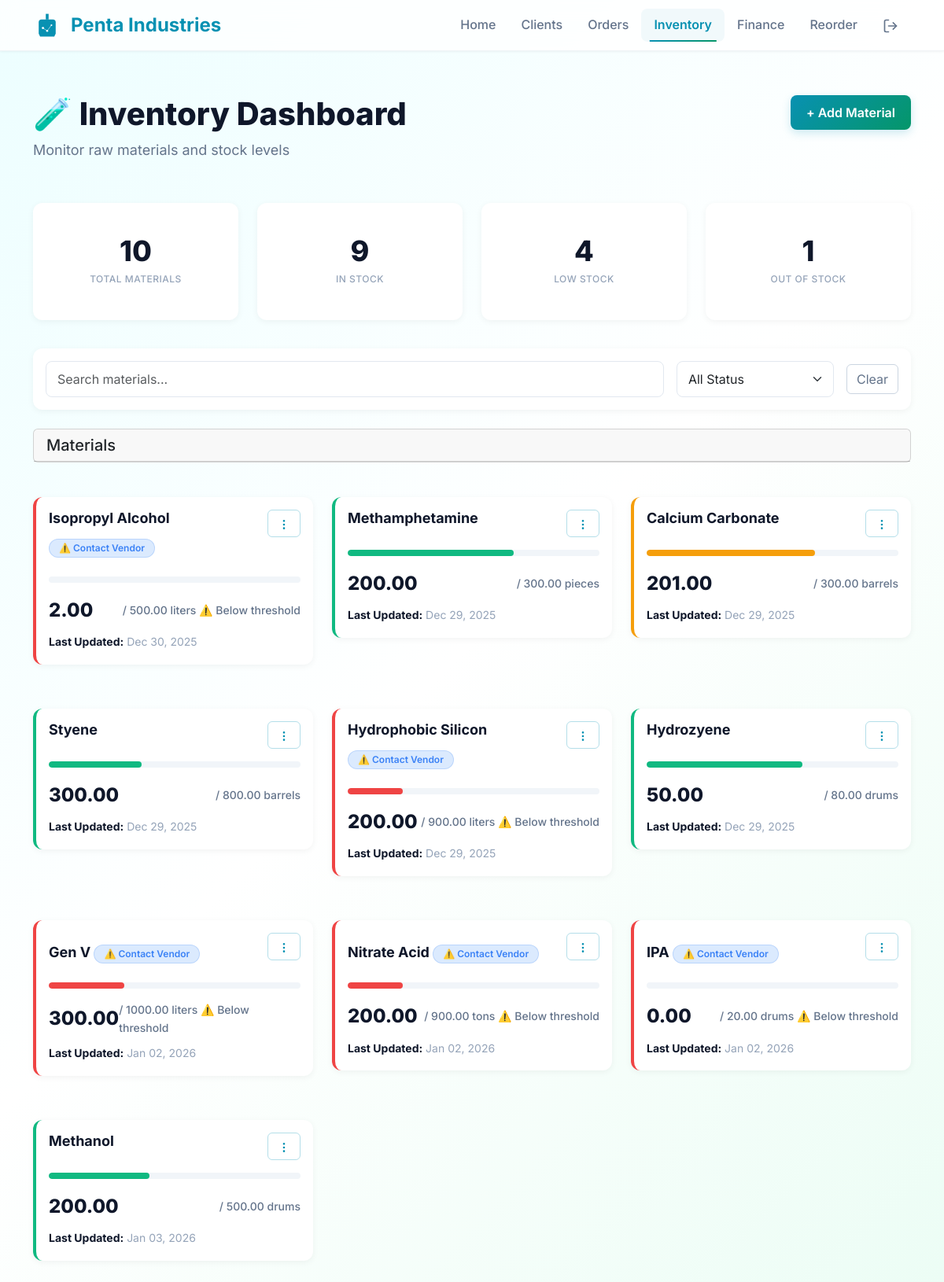
Before: /inventory/ (signed in) with the older database file.
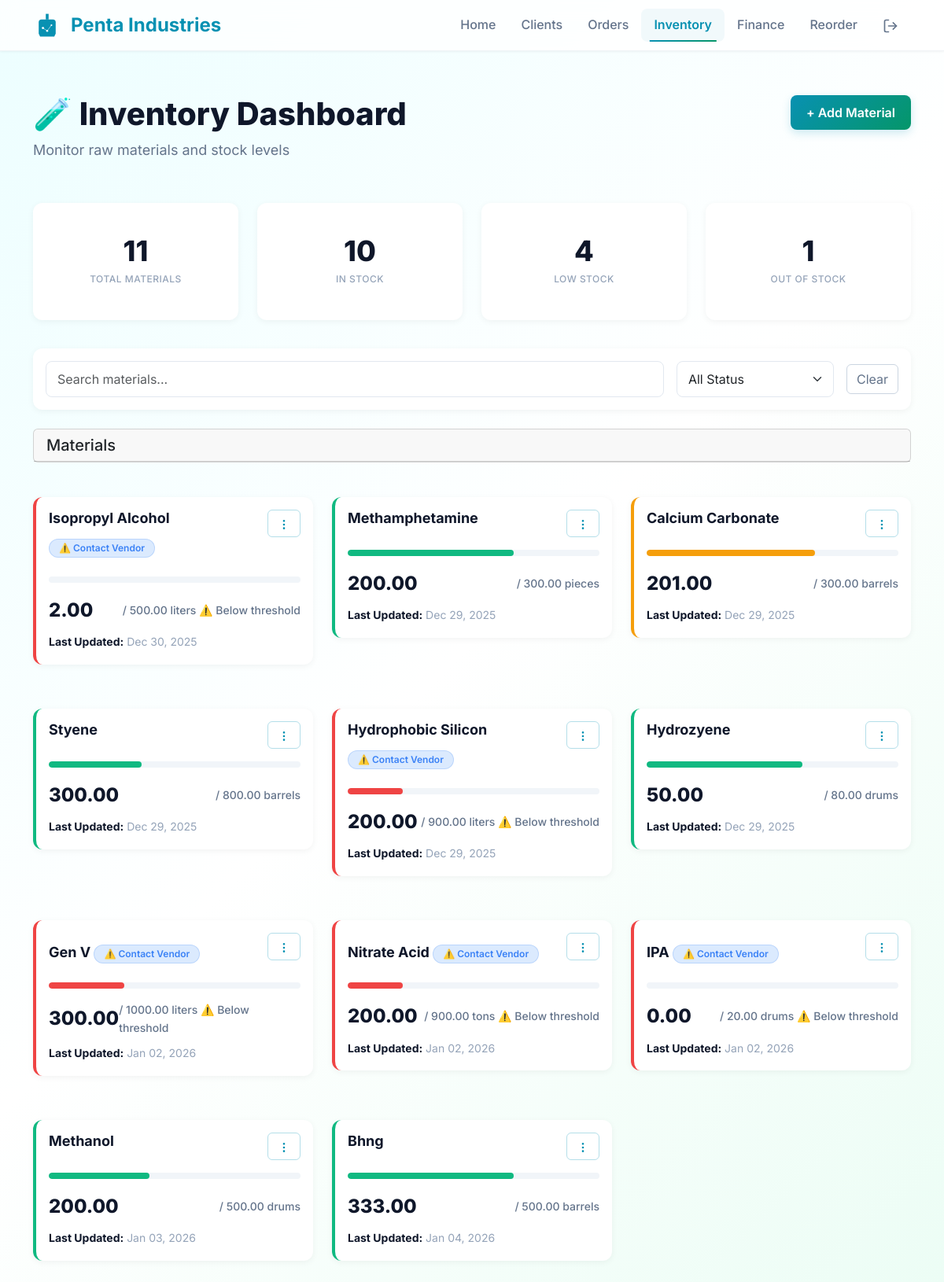
After: the same page with the newer database file.
### core/models.py (models this page shows, shortened)
class Material(models.Model):
    name = models.CharField(max_length=200)
    description = models.TextField(blank=True)
    reorder_level = models.DecimalField(max_digits=10, decimal_places=2, default=50.00)
    quantity = models.DecimalField(max_digits=10, decimal_places=2)
    unit = models.CharField(max_length=20, default='kg')
    max_quantity = models.DecimalField(max_digits=10, decimal_places=2, default=1000.00)
    threshold = models.DecimalField(max_digits=10, decimal_places=2, default=100.00)
    vendors = models.ManyToManyField('Vendor', related_name='materials', blank=True)
    last_updated = models.DateField(auto_now=True)  # ← Use DateField, not DateTimeField
    created_at = models.DateField(auto_now_add=True)  # ← Use DateField, not DateTimeField

### core/views.py (the view, shortened to what this page needs)
# urls.py: path('inventory/', views.inventory_dashboard, name='inventory_dashboard'),
@login_required
def inventory_dashboard(request):
    materials = Material.objects.all()
    search_query = request.GET.get('search')
    status_filter = request.GET.get('status')
    if search_query:
        materials = materials.filter(name__icontains=search_query)
    if status_filter == 'out_of_stock':
        materials = materials.filter(quantity=0)
    elif status_filter == 'low_stock':
        materials = materials.filter(quantity__gt=0, quantity__lt=F('threshold'))
    elif status_filter == 'in_stock':
        materials = materials.filter(quantity__gt=0)
    all_materials = Material.objects.all()
    total_materials = all_materials.count()
    out_of_stock = all_materials.filter(quantity=0).count()
    in_stock = all_materials.filter(quantity__gt=0).count()
    low_stock = all_materials.filter(quantity__gt=0, quantity__lt=F('threshold')).count()
    for mat in materials:
        q = mat.quantity
        t = mat.threshold
        if q <= 0:
            mat.status = 'danger'
        elif q <= t:
            mat.status = 'danger'  # or 'warning' if you prefer
        elif q < t * Decimal('1.5'):
            mat.status = 'warning'
        else:
            mat.status = 'fill'
        max_q = max(mat.max_quantity, Decimal('1'))
        mat.bar_width = min(100, int((q / max_q) * 100))
        mat.bar_class = mat.status
        mat.show_warning = q < t
    context = {
        'materials': materials,
        'total_materials': total_materials,
        'in_stock': in_stock,
        'low_stock': low_stock,
        'out_of_stock': out_of_stock,
    }
    return render(request, 'inventory.html', context)

### templates/inventory.html (shortened to what the changed rows need)
{% load static %}
{% load math_extras %}
<!DOCTYPE html>
<html lang="en">
<head>
  <link href="https://cdn.jsdelivr.net/npm/bootstrap@5.3.2/dist/css/bootstrap.min.css" rel="stylesheet">
  <link href="{% static 'css/inventory-dashboard.css' %}" rel="stylesheet">
</head>
<body>
  <div class="container mt-4">
    <div class="d-flex justify-content-between align-items-start mb-4">
      <div>
        <h1 class="display-5 fw-bold">🧪 Inventory Dashboard</h1>
      </div>
    </div>
    <div class="row g-3 mb-4">
      <div class="col-md-3">
        <div class="card stat-card border-top border-4 border-primary">
          <div class="card-body text-center">
            <h2 class="mb-0">{{ total_materials }}</h2>
            <small class="text-muted">Total Materials</small>
          </div>
        </div>
      </div>
      <div class="col-md-3">
        <div class="card stat-card border-top border-4 border-success">
          <div class="card-body text-center">
            <h2 class="mb-0">{{ in_stock }}</h2>
            <small class="text-muted">In Stock</small>
          </div>
        </div>
      </div>
      <div class="col-md-3">
        <div class="card stat-card border-top border-4 border-warning">
          <div class="card-body text-center">
            <h2 class="mb-0">{{ low_stock }}</h2>
          </div>
        </div>
      </div>
      <div class="col-md-3">
        <div class="card stat-card border-top border-4 border-danger">
          <div class="card-body text-center">
            <h2 class="mb-0">{{ out_of_stock }}</h2>
          </div>
        </div>
      </div>
    </div>
    <div class="row g-3">
      {% for material in materials %}
      <div class="col-md-4">
        <div class="card inventory-card {{ material.status }}">
          <div class="card-body">
            <div class="d-flex justify-content-between align-items-start mb-3">
              <h6 class="material-name">
                {{ material.name }}
                {% if material.quantity < material.threshold %} <span class="contact-vendor">
                  ⚠️ Contact Vendor
                  </span>
                  {% endif %}
              </h6>
              <div class="dropdown">
                <button class="btn btn-sm btn-outline-primary" type="button" data-bs-toggle="dropdown"
                  aria-expanded="false">
                  <svg width="16" height="16" viewBox="0 0 24 24" fill="none" stroke="currentColor" stroke-width="2"
                    stroke-linecap="round">
                    <circle cx="12" cy="12" r="1" />
                    <circle cx="12" cy="5" r="1" />
                    <circle cx="12" cy="19" r="1" />
                  </svg>
                </button>
              </div>
            </div>
            <div class="quantity-bar-container">
              <div class="quantity-bar {{ material.bar_class }}" style="width: {{ material.bar_width }}%;">
              </div>
            </div>
            <div class="quantity-info mt-3">
              <span class="quantity-value">{{ material.quantity }}</span>
              <span class="quantity-threshold">
                / {{ material.max_quantity }} {{ material.unit }}
                {% if material.show_warning %}
                <span class="badge-warning">⚠️ Below threshold</span>
                {% endif %}
              </span>
            </div>
            <div class="mt-2">
              <small class="text-muted">
                <strong>Last Updated:</strong> {{ material.last_updated|date:"M d, Y" }}
              </small>
            </div>
          </div>
        </div>
      </div>
      {% endfor %}
    </div>
  </div>
</body>
</html>

Changed rows visible on the page:
added Material: name "Bhng", {{ material.bar_width }} 66 (drawn), quantity "333.00", max_quantity "500.00", unit "barrels", last_updated "Jan 04, 2026"
Other visible differences:
{{ total_materials }}: "10" → "11"
{{ in_stock }}: "9" → "10"
